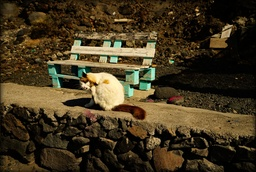
#> input picture cat_l.jpg, 256 x 172 px, shrunk from 1486 x 1000 before the run
$ jupyter execute PI_TP4_MEHDAOUI_Abdelamine.ipynb
#> lines starting #> are read from the running program, lines starting #| are printed output that depends on the picture
# TP Stéréoscopie&Segmentation

## 1-Anaglyphe

[cell 1]
from PIL import Image
import sys
import cv2
from matplotlib import pyplot as plt
import numpy as np

[cell 2]
imLeft = Image.open("cat_l.jpg")
#> imLeft is the input picture: PIL image 256x172 RGB; mean R, G, B 67.3, 55, 32.6
plt.imshow(imLeft,'gray')
plt.show()

[cell 3]
imRight = Image.open("cat_r.jpg")
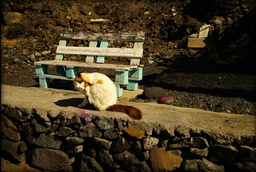
#> input picture cat_r.jpg, 256 x 172 px, shrunk from 1486 x 1000 before the run
#> imRight is the input picture: PIL image 256x172 RGB; mean R, G, B 67.8, 55.4, 33.2
plt.imshow(imRight,'gray')
plt.show()

[cell 4]
lRed, lGreen, lBlue = imLeft.split()
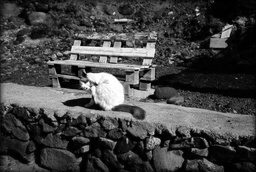
#> lRed: PIL image 256x172 L; min 0, max 255, mean 67.3
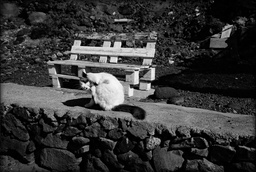
#> lGreen: PIL image 256x172 L; min 0, max 253, mean 55
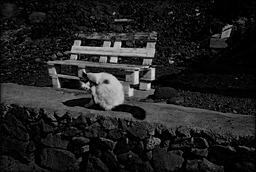
#> lBlue: PIL image 256x172 L; min 0, max 226, mean 32.6
rRed, rGreen, rBlue = imRight.split()
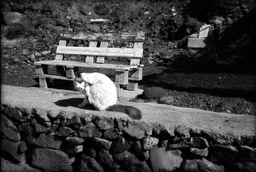
#> rRed: PIL image 256x172 L; min 0, max 255, mean 67.8
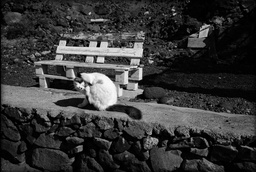
#> rGreen: PIL image 256x172 L; min 0, max 253, mean 55.4
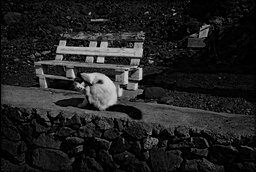
#> rBlue: PIL image 256x172 L; min 0, max 213, mean 33.2
im3D = Image.merge('RGB', [rRed, lGreen, lBlue])
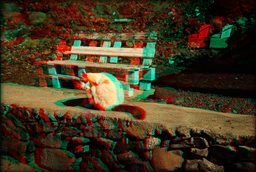
#> im3D: PIL image 256x172 RGB; mean R, G, B 67.8, 55, 32.6
plt.imshow(im3D,'gray')
plt.show()

## 2- Carte de disparité

[cell 5]
imgL = cv2.imread('cat_l.jpg',0)
#> imgL: shape (172, 256); min 0, max 245, mean 56
imgR = cv2.imread('cat_r.jpg',0)
#> imgR: shape (172, 256); min 0, max 249, mean 56.5

stereo = cv2.StereoBM_create(numDisparities=128, blockSize=45)
#stereo.setPreFilterCap(20)

disparity = stereo.compute(imgL,imgR)
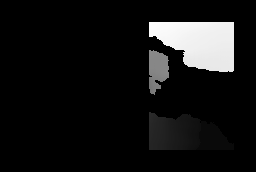
#> disparity: shape (172, 256) int16; min -16, max 384, mean 16.1; drawn with min black and max white
plt.imshow(disparity,'gray')
plt.show()

[cell 6]
kernel = np.ones((8,8), np.uint8)
closing = cv2.morphologyEx(disparity, cv2.MORPH_CLOSE, kernel)
plt.imshow(closing,'gray')
plt.show()

[cell 7]
opening = cv2.morphologyEx(closing, cv2.MORPH_OPEN, kernel)
plt.imshow(opening,'gray')
plt.show()

[cell 8]
gray = cv2.cvtColor(np.uint8(imLeft), cv2.COLOR_BGR2GRAY)
gray_r = gray.reshape(gray.shape[0]*gray.shape[1])

#Pixel value gets brighter as objects are closer to foreground
for i in range(gray_r.shape[0]):
    if gray_r[i] > gray_r.mean():
        gray_r[i] = 3
    elif gray_r[i] > 0.5:
        gray_r[i] = 2
    elif gray_r[i] > 0.25:
        gray_r[i] = 1
    else:
        gray_r[i] = 0

#Reshaping Image back to 2 dimensions
gray = gray_r.reshape(gray.shape[0],gray.shape[1])
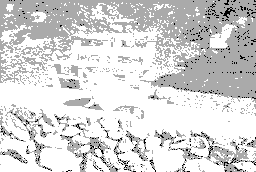
#> gray: shape (172, 256); min 0, max 3, mean 2.52; drawn with min black and max white

#Printing Image
plt.imshow(gray, cmap='gray')
plt.show()
